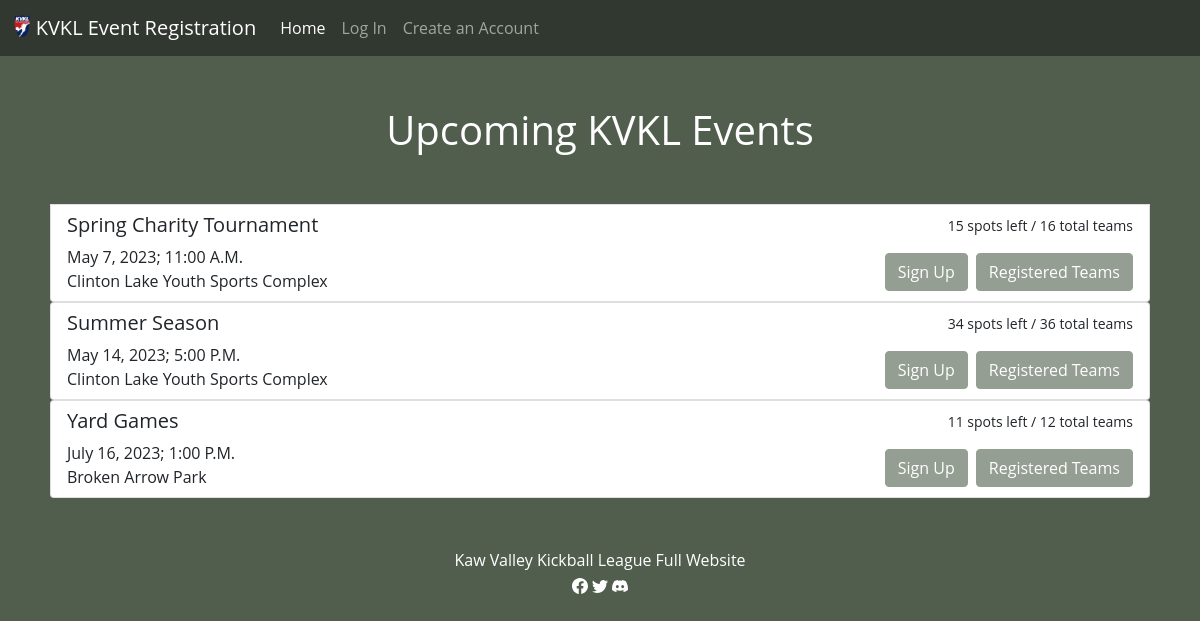
The page / on the database its author committed.
### tables this page shows
CREATE TABLE events (id INTEGER NOT NULL PRIMARY KEY AUTOINCREMENT, event_name TEXT NOT NULL, month TEXT NOT NULL, day TEXT NOT NULL, year YEAR NOT NULL, time TEXT NOT NULL, location TEXT NOT NULL, number_teams INTEGER NOT NULL, spots_available INTEGER NOT NULL);

### app.py (the view)
@app.route("/", methods=["GET"])
def index():
    events = db.execute("SELECT * FROM events")
    for event in events:
        event["teams"] = db.execute("""SELECT team_name, id, sponsor
                                        FROM teams where event_id = ?""",
                                        event["id"])
    for event in events:
        for team in event["teams"]:
            team["players"] = db.execute("""SELECT first_name, last_name, accounts.id, captain
                                            FROM accounts
                                            INNER JOIN registered_players
                                            ON accounts.id = registered_players.player_id
                                            WHERE team_id = ?""",
                                            team["id"])
    return render_template("index.html", events=events)

### templates/index.html (shortened to what this page needs)
{% extends "layout.html" %}
{% block main %}
    <h1 class="page-title">Upcoming KVKL Events</h1>
    <div class="homepage">
        {% for event in events %}
            <div class="list-group list-group-item container">
                <div class="row">
                    <div class="col">
                        <h5>{{ event.event_name }}</h5>
                        <div>{{ event.month }} {{ event.day }}, {{ event.year }}; {{ event.time }}</div>
                        <div>{{ event.location }}</div>
                    </div>
                    <div class="col text-end">
                        <small>{{ event.spots_available }} spots left / {{ event.number_teams }} total teams</small>
                        <div class="d-flex w-100 justify-content-end mt-3">
                            <div class="me-2"><button type="button" class="btn btn-kvkl" data-bs-toggle="modal" data-bs-target="#modal{{event.id}}">Sign Up</button></div>
                            <div>
                                <button type="button" value="{{ event.id }}" name="event_id" class="btn btn-kvkl" data-bs-toggle="collapse" data-bs-target="#collapse{{event.id}}" aria-expanded="false" aria-controls="collapseExample">Registered Teams</button>
                            </div>
                        </div>
                    </div>
                </div>
            </div>
        {% endfor %}
    </div>
{% endblock %}

### static/styles.css (style rules this page uses)
body { font-family: Open Sans,Arial,sans-serif; background-color: #515e4e; color: white; }
div.homepage { margin-bottom: 50px; padding-left: 50px; padding-right: 50px; }
h1.page-title { text-align: center; margin-top: 50px; margin-bottom: 50px; }
.btn-kvkl { background-color: #959e93; border-color: #959e93; color: white; }

### rows shown on the page
events: event_name "Spring Charity Tournament", month "May", day "7", year "2023", time "11:00 A.M.", location "Clinton Lake Youth Sports Complex", spots_available "15", number_teams "16", {{ event.id }} 1 (drawn)
events: event_name "Summer Season", month "May", day "14", year "2023", time "5:00 P.M.", location "Clinton Lake Youth Sports Complex", spots_available "34", number_teams "36", {{ event.id }} 2 (drawn)
events: event_name "Yard Games", month "July", day "16", year "2023", time "1:00 P.M.", location "Broken Arrow Park", spots_available "11", number_teams "12", {{ event.id }} 3 (drawn)
